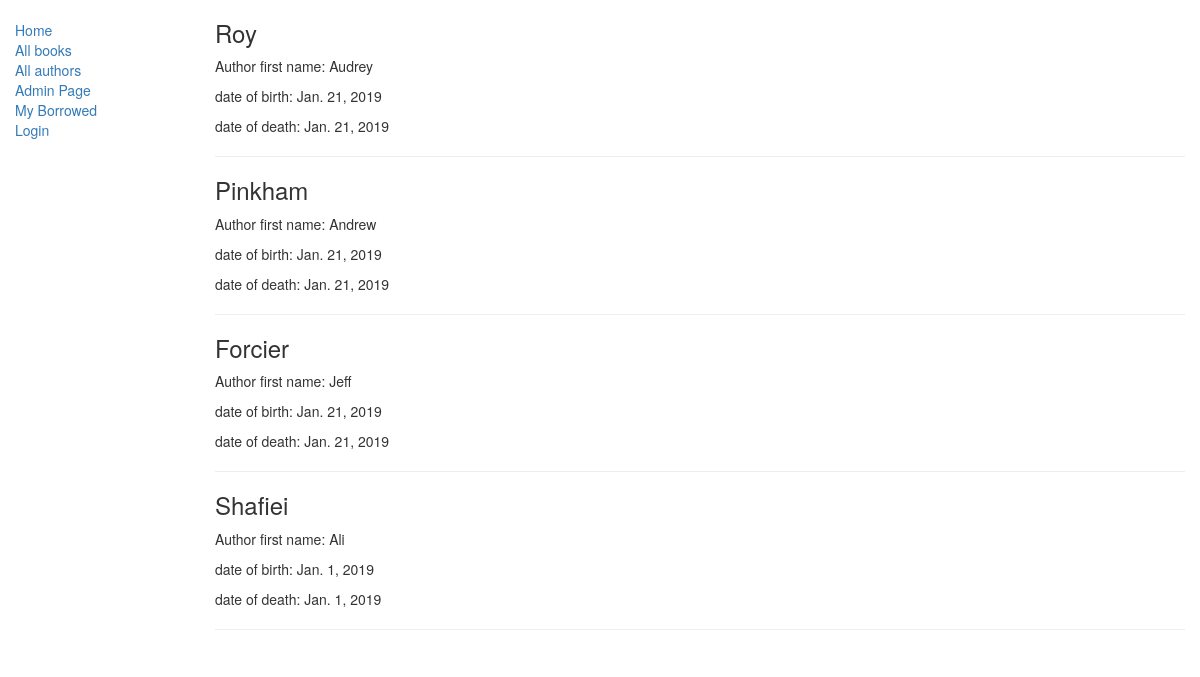
Screenshot of /catalog/authors/ with the database file from the repository.
### catalog/models.py (models this page shows, shortened)
class Author(models.Model):
    first_name = models.CharField(max_length=100)
    last_name = models.CharField(max_length=100)
    date_of_birth = models.DateField(null=True, blank=True)
    date_of_death = models.DateField('Died', null=True, blank=True)

### catalog/views.py (the view)
class AuthorListView(generic.ListView):
    template_name = 'catalog/author_list.html'
    model = models.Author

### catalog/templates/catalog/author_list.html
{% extends "catalog/base_generic.html" %}
{% block content %}
{% for author in author_list %}
<h3>{{ author.last_name }}</h3>
<p>Author first name: {{ author.first_name  }}</p>
<p>date of birth: {{ author.date_of_birth  }}</p>
<p>date of death: {{ author.date_of_death  }}</p>
<hr>
{% endfor %}
{% endblock %}

### rows the page displays
Author: last_name "Roy", first_name "Audrey", date_of_birth "Jan. 21, 2019", date_of_death "Jan. 21, 2019"
Author: last_name "Pinkham", first_name "Andrew", date_of_birth "Jan. 21, 2019", date_of_death "Jan. 21, 2019"
Author: last_name "Forcier", first_name "Jeff", date_of_birth "Jan. 21, 2019", date_of_death "Jan. 21, 2019"
Author: last_name "Shafiei", first_name "Ali", date_of_birth "Jan. 1, 2019", date_of_death "Jan. 1, 2019"
